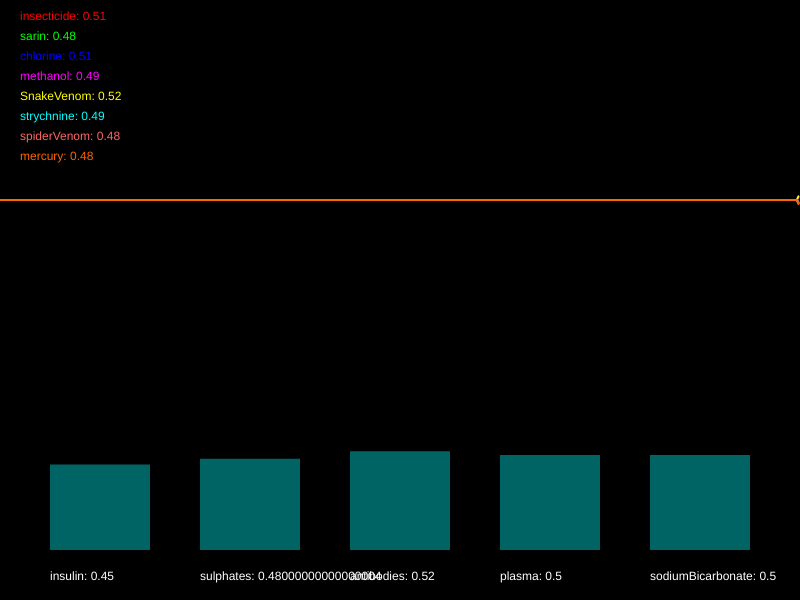
Frame 1 (no input)
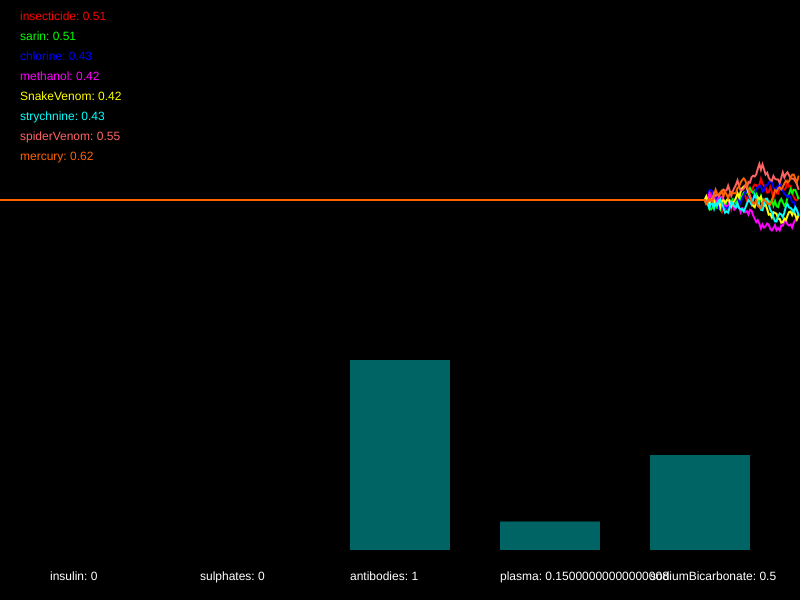
Frame 60 (no input)
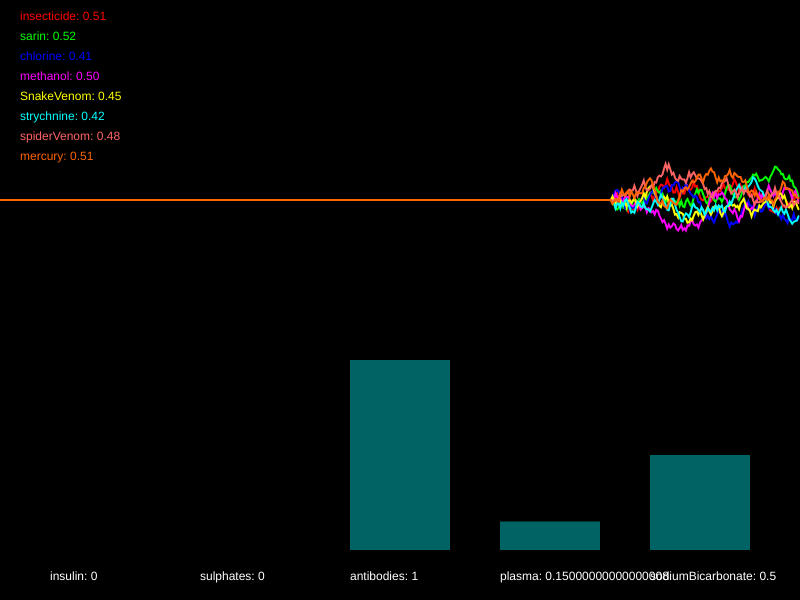
Frame 120 (the mouse pressed at the canvas centre since frame 60)

The p5.js sketch that drew these frames (run headless with seeded random() and noise() and a simulated clock; from frame 60 on, the mouse is pressed at the canvas centre):

// p5.js sketch
// ── sketch.js
/*

Officer: 4098078
CaseNum: 401-3-31272593-4098078

Case 401 - The Case of Norbert's Weiner Stand
Stage 4 - Mortal Cupcake

It seems that Norbert is getting desperate now. In what appears to be his final stand he has set up his own cupcake shop. The laced cupcakes look delicious but they are extremely dangerous. Just a brief whiff of one can induce a series of
deadly symptoms. This is Norbert’s most complex poison to date, so you’ll have to work hard to produce a viable antidote.

You must develop the antidote by using conditional statements in the draw loop to do the following.

	- When either strychnine goes above 0.68, insecticide goes above 0.51, methanol dips below 0.64, or perhaps spiderVenom dips below 0.26, decrease insulin by 0.05
	- When sarin goes above 0.36 and SnakeVenom goes above 0.54, or on the other hand, mercury dips below 0.33 or chlorine dips below 0.41, increment insulin by 0.04
	- If insecticide goes above 0.65 or strychnine dips below 0.65, whilst at the same time, spiderVenom goes above 0.67 or mercury dips below 0.67, decrement sulphates by 0.04
	- When chlorine goes above 0.42 and sarin goes above 0.3, whilst at the same time, SnakeVenom dips below 0.68 or methanol dips below 0.29, raise sulphates by 0.02
	- If strychnine goes above 0.75 and SnakeVenom dips below 0.71, whilst at the same time, spiderVenom goes above 0.61 or chlorine goes above 0.75, decrement antibodies by 0.02
	- If mercury dips below 0.75 and methanol dips below 0.69, whilst at the same time, insecticide goes above 0.55 or sarin goes above 0.68, increment antibodies by 0.02
	- If insecticide dips below 0.61, whilst at the same time, SnakeVenom dips below 0.41 or spiderVenom dips below 0.38, try decreasing plasma by 0.05
	- If sarin dips below 0.63, or on the other hand, mercury dips below 0.5 and methanol goes above 0.66, increment plasma by 0.01
	- When either chlorine goes above 0.63, strychnine dips below 0.62, or perhaps methanol goes above 0.27, decrease sodiumBicarbonate by 0.05
	- If either sarin goes above 0.44, mercury dips below 0.35, or perhaps insecticide goes above 0.74, increase sodiumBicarbonate by 0.04


Your conditional statements should consider the following poisons:

	- insecticide
	- sarin
	- chlorine
	- methanol
	- SnakeVenom
	- strychnine
	- spiderVenom
	- mercury


Your conditional statements should modify the following antidotes:

	- insulin
	- sulphates
	- antibodies
	- plasma
	- sodiumBicarbonate


- There are many ways to complete this task but you should only use the following commands:

	if(){}
	>
	<
	&&
	||
	+=
	-=

*/

//Declare the poison variables
var insecticide;
var sarin;
var chlorine;
var methanol;
var SnakeVenom;
var strychnine;
var spiderVenom;
var mercury;


//Declare the antidote variables
var insulin;
var sulphates;
var antibodies;
var plasma;
var sodiumBicarbonate;


//This variable is used for drawing the graph
var graphs;


function setup()
{

	createCanvas(800,600);
	strokeWeight(2);

	//initialise the poisons and antidotes
	insecticide = 0.5;
	sarin = 0.5;
	chlorine = 0.5;
	methanol = 0.5;
	SnakeVenom = 0.5;
	strychnine = 0.5;
	spiderVenom = 0.5;
	mercury = 0.5;
	insulin = 0.5;
	sulphates = 0.5;
	antibodies = 0.5;
	plasma = 0.5;
	sodiumBicarbonate = 0.5;


	//fills the graph with empty values
	graphs = [];

	for(var i = 0; i < 8; i++)
	{
		graphs.push([]);
		for(var j = 0; j < 512; j++)
		{
			graphs[i].push(0.5);
		}
	}

}

function draw()
{

	//Develop the antidote below
	//Write conditional statements to change the amount of each substance ...

  //- When either strychnine goes above 0.68, insecticide goes above 0.51, methanol dips below 0.64, or perhaps spiderVenom dips below 0.26, decrease insulin by 0.05
  if (strychnine > 0.68 || insecticide > 0.51 || methanol < 0.64 || spiderVenom < 0.26) {
    insulin -= 0.05;
  }
	//- When sarin goes above 0.36 and SnakeVenom goes above 0.54, or on the other hand, mercury dips below 0.33 or chlorine dips below 0.41, increment insulin by 0.04
  if (sarin > 0.36 && SnakeVenom > 0.54 || mercury < 0.33 || chlorine < 0.41) {
    insulin += 0.04;
  }
	//- If insecticide goes above 0.65 or strychnine dips below 0.65, whilst at the same time, spiderVenom goes above 0.67 or mercury dips below 0.67, decrement sulphates by 0.04
  if (insecticide > 0.65 || strychnine < 0.65 && spiderVenom > 0.67 || mercury < 0.67) {
    sulphates -= 0.04;
  }
	//- When chlorine goes above 0.42 and sarin goes above 0.3, whilst at the same time, SnakeVenom dips below 0.68 or methanol dips below 0.29, raise sulphates by 0.02
  if (chlorine > 0.42 && sarin > 0.3 || SnakeVenom < 0.68 || methanol < 0.29) {
    sulphates += 0.02;
  }
	//- If strychnine goes above 0.75 and SnakeVenom dips below 0.71, whilst at the same time, spiderVenom goes above 0.61 or chlorine goes above 0.75, decrement antibodies by 0.02
  if (strychnine > 0.75 && SnakeVenom < 0.71 || spiderVenom > 0.61 || chlorine > 0.75) {
    antibodies -= 0.02;
  }
	//- If mercury dips below 0.75 and methanol dips below 0.69, whilst at the same time, insecticide goes above 0.55 or sarin goes above 0.68, increment antibodies by 0.02
  if (mercury < 0.75 && methanol < 0.69 || insecticide > 0.55 || sarin > 0.68) {
    antibodies += 0.02;
  }
	//- If insecticide dips below 0.61, whilst at the same time, SnakeVenom dips below 0.41 or spiderVenom dips below 0.38, try decreasing plasma by 0.05
  if (insecticide < 0.61 && SnakeVenom < 0.41 || spiderVenom < 0.38) {
    plasma -= 0.05;
  }
	//- If sarin dips below 0.63, or on the other hand, mercury dips below 0.5 and methanol goes above 0.66, increment plasma by 0.01
	//- When either chlorine goes above 0.63, strychnine dips below 0.62, or perhaps methanol goes above 0.27, decrease sodiumBicarbonate by 0.05
	//- If either sarin goes above 0.44, mercury dips below 0.35, or perhaps insecticide goes above 0.74, increase sodiumBicarbonate by 0.04



	//////////////////////////////////////////////////////

	//the code below generates new values using random numbers

	/*
		For testing, you might want to temporarily comment out
		these lines and set the same variables to constant values
		instead.
	*/

	insecticide = nextValue(graphs[0],insecticide);
	sarin = nextValue(graphs[1],sarin);
	chlorine = nextValue(graphs[2],chlorine);
	methanol = nextValue(graphs[3],methanol);
	SnakeVenom = nextValue(graphs[4],SnakeVenom);
	strychnine = nextValue(graphs[5],strychnine);
	spiderVenom = nextValue(graphs[6],spiderVenom);
	mercury = nextValue(graphs[7],mercury);


	insulin = constrain(insulin, 0, 1);
	sulphates = constrain(sulphates, 0, 1);
	antibodies = constrain(antibodies, 0, 1);
	plasma = constrain(plasma, 0, 1);
	sodiumBicarbonate = constrain(sodiumBicarbonate, 0, 1);


	///////// DO NOT CHANGE THE CODE BELOW ///////////

	//drawing code

	// set background
	background(0);
	noFill();

	//draw the graphs for the vitals

	var colors = [
		color(255, 0, 0),
		color(0, 255, 0),
		color(0, 0, 255),
		color(255, 0, 255),
		color(255, 255, 0),
		color(0, 255, 255),
		color(255, 100, 100),
		color(255, 100, 0)
	];

	for(var i = 0; i < graphs.length; i++)
	{
		stroke(colors[i]);
		drawGraph(graphs[i]);
	}

	//draw the poisons as text
	noStroke();
	fill(colors[0]);
	text('insecticide: ' + nf(insecticide,1,2), 20,20);
	fill(colors[1]);
	text('sarin: ' + nf(sarin,1,2), 20,40);
	fill(colors[2]);
	text('chlorine: ' + nf(chlorine,1,2), 20,60);
	fill(colors[3]);
	text('methanol: ' + nf(methanol,1,2), 20,80);
	fill(colors[4]);
	text('SnakeVenom: ' + nf(SnakeVenom,1,2), 20,100);
	fill(colors[5]);
	text('strychnine: ' + nf(strychnine,1,2), 20,120);
	fill(colors[6]);
	text('spiderVenom: ' + nf(spiderVenom,1,2), 20,140);
	fill(colors[7]);
	text('mercury: ' + nf(mercury,1,2), 20,160);


	//draw the antidotes bar chart
	drawBar(insulin,50,'insulin');
	drawBar(sulphates,200,'sulphates');
	drawBar(antibodies,350,'antibodies');
	drawBar(plasma,500,'plasma');
	drawBar(sodiumBicarbonate,650,'sodiumBicarbonate');


}

function nextValue(graph, val)
{
	//gets the next value for a vital and puts it in an array for drawing
	var delta = random(-0.03,0.03);

	val += delta;
	if(val > 1 || val < 0)
	{
		delta *= -1;
		val += delta * 2;
	}

	graph.push(val)
	graph.shift();
	return val;
}

function drawGraph(graph)
{
	//draws an array as a graph
	beginShape();
	for(var i = 0; i < graph.length; i++)
	{
			vertex(width * i/512, height * 0.5 - graph[i]* height/3)
	}
	endShape();
}


function drawBar(val, x, name)
{
	//draws the bars for bar chart
    noStroke();
    fill(0,100,100);
	var mh = height * 0.4 - 50;
	rect(x,(height - 50) - val*mh, 100, val*mh);
    fill(255);
	text(name + ": " + val, x, height - 20);
}
